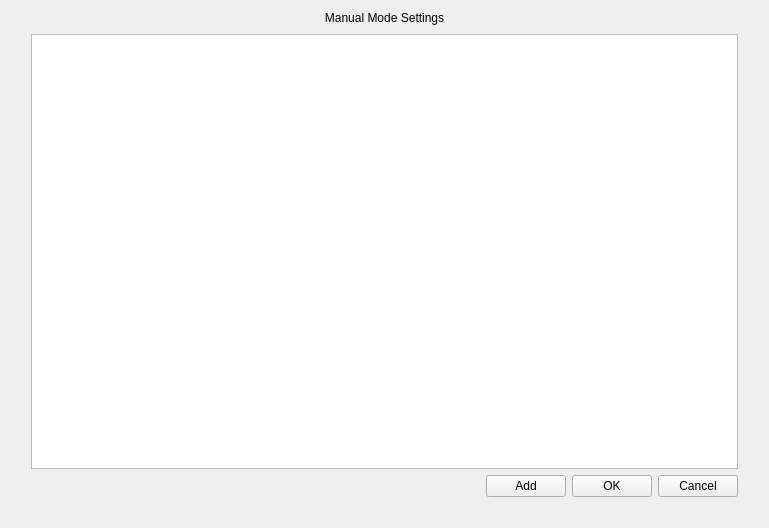
<?xml version="1.0" encoding="UTF-8"?>
<ui version="4.0">
 <class>ManualModeSettings</class>
 <widget class="QWidget" name="ManualModeSettings">
  <property name="geometry">
   <rect>
    <x>0</x>
    <y>0</y>
    <width>769</width>
    <height>528</height>
   </rect>
  </property>
  <property name="windowTitle">
   <string>Dialog</string>
  </property>
  <layout class="QVBoxLayout" name="verticalLayout">
   <property name="spacing">
    <number>0</number>
   </property>
   <item>
    <widget class="QLabel" name="label_title">
     <property name="text">
      <string>Manual Mode Settings</string>
     </property>
     <property name="alignment">
      <set>Qt::AlignCenter</set>
     </property>
    </widget>
   </item>
   <item>
    <widget class="QWidget" name="widget_background" native="true">
     <property name="sizePolicy">
      <sizepolicy hsizetype="Preferred" vsizetype="Expanding">
       <horstretch>0</horstretch>
       <verstretch>0</verstretch>
      </sizepolicy>
     </property>
     <property name="focusPolicy">
      <enum>Qt::StrongFocus</enum>
     </property>
     <layout class="QVBoxLayout" name="verticalLayout_2">
      <property name="leftMargin">
       <number>20</number>
      </property>
      <property name="rightMargin">
       <number>20</number>
      </property>
      <property name="bottomMargin">
       <number>20</number>
      </property>
      <item>
       <widget class="TableView" name="tableView"/>
      </item>
      <item>
       <layout class="QHBoxLayout" name="horizontalLayout">
        <item>
         <spacer name="horizontalSpacer">
          <property name="orientation">
           <enum>Qt::Horizontal</enum>
          </property>
          <property name="sizeHint" stdset="0">
           <size>
            <width>40</width>
            <height>20</height>
           </size>
          </property>
         </spacer>
        </item>
        <item>
         <widget class="MyPushButton" name="pushButton_add">
          <property name="text">
           <string>Add</string>
          </property>
         </widget>
        </item>
        <item>
         <widget class="MyPushButton" name="pushButton_ok">
          <property name="text">
           <string>OK</string>
          </property>
         </widget>
        </item>
        <item>
         <widget class="MyPushButton" name="pushButton_cancel">
          <property name="text">
           <string>Cancel</string>
          </property>
         </widget>
        </item>
       </layout>
      </item>
     </layout>
    </widget>
   </item>
  </layout>
 </widget>
 <customwidgets>
  <customwidget>
   <class>MyPushButton</class>
   <extends>QPushButton</extends>
   <header>mypushbutton.h</header>
  </customwidget>
  <customwidget>
   <class>TableView</class>
   <extends>QTableView</extends>
   <header>tableview.h</header>
  </customwidget>
 </customwidgets>
 <resources/>
 <connections/>
</ui>
